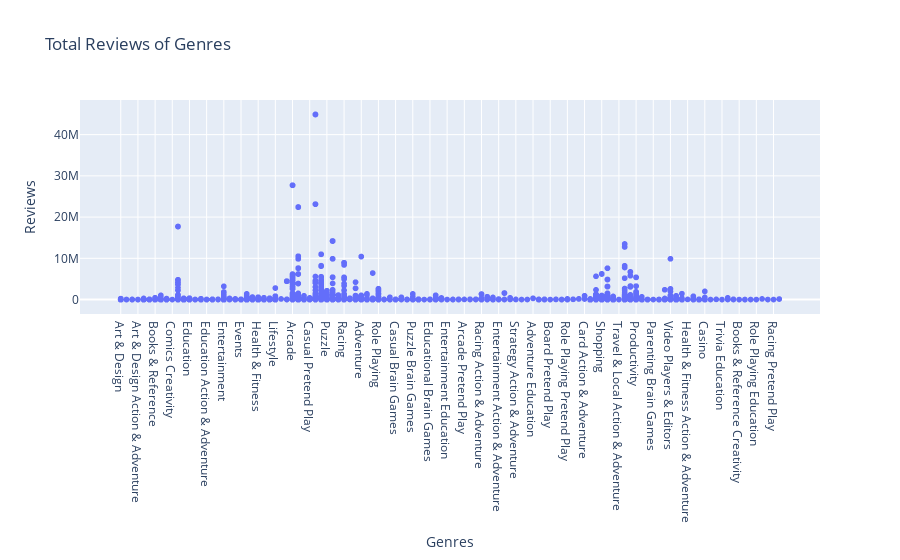

Write notebook code for a chart like this one.
### Code cell
def print_scatter_matrix():
    fig = px.scatter(df, x='Genres', y='Reviews', title='Total Reviews of Genres')
    fig.show()
print_scatter_matrix()

### Figure 1 — Plotly figure (JSON) as saved in the notebook; plotly's stock layout.template omitted (floating-point values rounded to 4 significant figures; data arrays with more than 128 entries replaced by an {"elided": "..."} marker saying what was removed)
{"data": [{"hovertemplate": "Genres=%{x}<br>Reviews=%{y}<extra></extra>", "legendgroup": "", "marker": {"color": "#636efa", "symbol": "circle"}, "mode": "markers", "name": "", "showlegend": false, "type": "scattergl", "x": {"elided": "9145 str values"}, "xaxis": "x", "y": {"elided": "9145 int values"}, "yaxis": "y"}], "layout": {"legend": {"tracegroupgap": 0}, "title": {"text": "Total Reviews of Genres"}, "xaxis": {"anchor": "y", "domain": [0, 1], "title": {"text": "Genres"}}, "yaxis": {"anchor": "x", "domain": [0, 1], "title": {"text": "Reviews"}}}}
